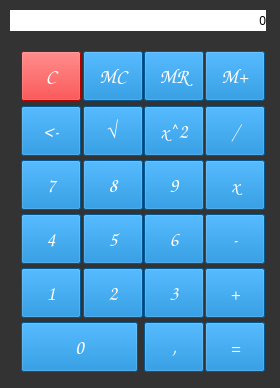
<?xml version="1.0" encoding="UTF-8"?>
<ui version="4.0">
 <class>MainWindow</class>
 <widget class="QMainWindow" name="MainWindow">
  <property name="geometry">
   <rect>
    <x>0</x>
    <y>0</y>
    <width>280</width>
    <height>388</height>
   </rect>
  </property>
  <property name="minimumSize">
   <size>
    <width>280</width>
    <height>388</height>
   </size>
  </property>
  <property name="maximumSize">
   <size>
    <width>280</width>
    <height>388</height>
   </size>
  </property>
  <property name="windowTitle">
   <string>MainWindow</string>
  </property>
  <property name="styleSheet">
   <string notr="true">background-color: #333333;</string>
  </property>
  <widget class="QWidget" name="centralWidget">
   <widget class="QWidget" name="gridLayoutWidget">
    <property name="geometry">
     <rect>
      <x>10</x>
      <y>40</y>
      <width>261</width>
      <height>341</height>
     </rect>
    </property>
    <layout class="QGridLayout" name="gridLayout">
     <item row="0" column="3">
      <widget class="QPushButton" name="b_mPlus">
       <property name="minimumSize">
        <size>
         <width>60</width>
         <height>50</height>
        </size>
       </property>
       <property name="maximumSize">
        <size>
         <width>60</width>
         <height>50</height>
        </size>
       </property>
       <property name="baseSize">
        <size>
         <width>0</width>
         <height>0</height>
        </size>
       </property>
       <property name="styleSheet">
        <string notr="true">background-color: rgb(0,122,204);
font-family: Comic sans MS;
font-size: 20px;
color: white;</string>
       </property>
       <property name="text">
        <string>M+</string>
       </property>
      </widget>
     </item>
     <item row="2" column="0">
      <widget class="QPushButton" name="b_seven">
       <property name="minimumSize">
        <size>
         <width>60</width>
         <height>50</height>
        </size>
       </property>
       <property name="maximumSize">
        <size>
         <width>60</width>
         <height>50</height>
        </size>
       </property>
       <property name="baseSize">
        <size>
         <width>0</width>
         <height>0</height>
        </size>
       </property>
       <property name="styleSheet">
        <string notr="true">background-color: rgb(0,122,204);
font-family: Comic sans MS;
font-size: 20px;
color: white;</string>
       </property>
       <property name="text">
        <string>7</string>
       </property>
      </widget>
     </item>
     <item row="1" column="2">
      <widget class="QPushButton" name="b_square">
       <property name="minimumSize">
        <size>
         <width>60</width>
         <height>50</height>
        </size>
       </property>
       <property name="maximumSize">
        <size>
         <width>60</width>
         <height>50</height>
        </size>
       </property>
       <property name="baseSize">
        <size>
         <width>0</width>
         <height>0</height>
        </size>
       </property>
       <property name="styleSheet">
        <string notr="true">background-color: rgb(0,122,204);
font-family: Comic sans MS;
font-size: 20px;
color: white;</string>
       </property>
       <property name="text">
        <string>x^2</string>
       </property>
      </widget>
     </item>
     <item row="2" column="2">
      <widget class="QPushButton" name="b_nine">
       <property name="minimumSize">
        <size>
         <width>60</width>
         <height>50</height>
        </size>
       </property>
       <property name="maximumSize">
        <size>
         <width>60</width>
         <height>50</height>
        </size>
       </property>
       <property name="baseSize">
        <size>
         <width>0</width>
         <height>0</height>
        </size>
       </property>
       <property name="styleSheet">
        <string notr="true">background-color: rgb(0,122,204);
font-family: Comic sans MS;
font-size: 20px;
color: white;</string>
       </property>
       <property name="text">
        <string>9</string>
       </property>
      </widget>
     </item>
     <item row="2" column="3">
      <widget class="QPushButton" name="b_multiply">
       <property name="minimumSize">
        <size>
         <width>60</width>
         <height>50</height>
        </size>
       </property>
       <property name="maximumSize">
        <size>
         <width>60</width>
         <height>50</height>
        </size>
       </property>
       <property name="baseSize">
        <size>
         <width>0</width>
         <height>0</height>
        </size>
       </property>
       <property name="styleSheet">
        <string notr="true">background-color: rgb(0,122,204);
font-family: Comic sans MS;
font-size: 20px;
color: white;</string>
       </property>
       <property name="text">
        <string>x</string>
       </property>
      </widget>
     </item>
     <item row="3" column="1">
      <widget class="QPushButton" name="b_five">
       <property name="minimumSize">
        <size>
         <width>60</width>
         <height>50</height>
        </size>
       </property>
       <property name="maximumSize">
        <size>
         <width>60</width>
         <height>50</height>
        </size>
       </property>
       <property name="baseSize">
        <size>
         <width>0</width>
         <height>0</height>
        </size>
       </property>
       <property name="styleSheet">
        <string notr="true">background-color: rgb(0,122,204);
font-family: Comic sans MS;
font-size: 20px;
color: white;</string>
       </property>
       <property name="text">
        <string>5</string>
       </property>
      </widget>
     </item>
     <item row="1" column="3">
      <widget class="QPushButton" name="b_divide">
       <property name="minimumSize">
        <size>
         <width>60</width>
         <height>50</height>
        </size>
       </property>
       <property name="maximumSize">
        <size>
         <width>60</width>
         <height>50</height>
        </size>
       </property>
       <property name="baseSize">
        <size>
         <width>0</width>
         <height>0</height>
        </size>
       </property>
       <property name="styleSheet">
        <string notr="true">background-color: rgb(0,122,204);
font-family: Comic sans MS;
font-size: 20px;
color: white;</string>
       </property>
       <property name="text">
        <string>/</string>
       </property>
      </widget>
     </item>
     <item row="0" column="2">
      <widget class="QPushButton" name="b_mRelease">
       <property name="minimumSize">
        <size>
         <width>60</width>
         <height>50</height>
        </size>
       </property>
       <property name="maximumSize">
        <size>
         <width>60</width>
         <height>50</height>
        </size>
       </property>
       <property name="baseSize">
        <size>
         <width>0</width>
         <height>0</height>
        </size>
       </property>
       <property name="styleSheet">
        <string notr="true">background-color: rgb(0,122,204);
font-family: Comic sans MS;
font-size: 20px;
color: white;</string>
       </property>
       <property name="text">
        <string>MR</string>
       </property>
      </widget>
     </item>
     <item row="3" column="2">
      <widget class="QPushButton" name="b_six">
       <property name="minimumSize">
        <size>
         <width>60</width>
         <height>50</height>
        </size>
       </property>
       <property name="maximumSize">
        <size>
         <width>60</width>
         <height>50</height>
        </size>
       </property>
       <property name="baseSize">
        <size>
         <width>0</width>
         <height>0</height>
        </size>
       </property>
       <property name="styleSheet">
        <string notr="true">background-color: rgb(0,122,204);
font-family: Comic sans MS;
font-size: 20px;
color: white;</string>
       </property>
       <property name="text">
        <string>6</string>
       </property>
      </widget>
     </item>
     <item row="2" column="1">
      <widget class="QPushButton" name="b_eight">
       <property name="minimumSize">
        <size>
         <width>60</width>
         <height>50</height>
        </size>
       </property>
       <property name="maximumSize">
        <size>
         <width>60</width>
         <height>50</height>
        </size>
       </property>
       <property name="baseSize">
        <size>
         <width>0</width>
         <height>0</height>
        </size>
       </property>
       <property name="styleSheet">
        <string notr="true">background-color: rgb(0,122,204);
font-family: Comic sans MS;
font-size: 20px;
color: white;</string>
       </property>
       <property name="text">
        <string>8</string>
       </property>
      </widget>
     </item>
     <item row="3" column="3">
      <widget class="QPushButton" name="b_minus">
       <property name="minimumSize">
        <size>
         <width>60</width>
         <height>50</height>
        </size>
       </property>
       <property name="maximumSize">
        <size>
         <width>60</width>
         <height>50</height>
        </size>
       </property>
       <property name="baseSize">
        <size>
         <width>0</width>
         <height>0</height>
        </size>
       </property>
       <property name="styleSheet">
        <string notr="true">background-color: rgb(0,122,204);
font-family: Comic sans MS;
font-size: 20px;
color: white;</string>
       </property>
       <property name="text">
        <string>-</string>
       </property>
      </widget>
     </item>
     <item row="0" column="0">
      <widget class="QPushButton" name="b_clear">
       <property name="minimumSize">
        <size>
         <width>60</width>
         <height>50</height>
        </size>
       </property>
       <property name="maximumSize">
        <size>
         <width>60</width>
         <height>50</height>
        </size>
       </property>
       <property name="baseSize">
        <size>
         <width>0</width>
         <height>0</height>
        </size>
       </property>
       <property name="styleSheet">
        <string notr="true">background-color: rgb(255,0,0);
font-family: Comic sans MS;
font-size: 20px;
color: white;</string>
       </property>
       <property name="text">
        <string>C</string>
       </property>
       <property name="flat">
        <bool>false</bool>
       </property>
      </widget>
     </item>
     <item row="4" column="0">
      <widget class="QPushButton" name="b_one">
       <property name="minimumSize">
        <size>
         <width>60</width>
         <height>50</height>
        </size>
       </property>
       <property name="maximumSize">
        <size>
         <width>60</width>
         <height>50</height>
        </size>
       </property>
       <property name="baseSize">
        <size>
         <width>0</width>
         <height>0</height>
        </size>
       </property>
       <property name="styleSheet">
        <string notr="true">background-color: rgb(0,122,204);
font-family: Comic sans MS;
font-size: 20px;
color: white;
</string>
       </property>
       <property name="text">
        <string>1</string>
       </property>
      </widget>
     </item>
     <item row="4" column="2">
      <widget class="QPushButton" name="b_three">
       <property name="minimumSize">
        <size>
         <width>60</width>
         <height>50</height>
        </size>
       </property>
       <property name="maximumSize">
        <size>
         <width>60</width>
         <height>50</height>
        </size>
       </property>
       <property name="baseSize">
        <size>
         <width>0</width>
         <height>0</height>
        </size>
       </property>
       <property name="styleSheet">
        <string notr="true">background-color: rgb(0,122,204);
font-family: Comic sans MS;
font-size: 20px;
color: white;</string>
       </property>
       <property name="text">
        <string>3</string>
       </property>
      </widget>
     </item>
     <item row="1" column="1">
      <widget class="QPushButton" name="b_squareRoot">
       <property name="minimumSize">
        <size>
         <width>60</width>
         <height>50</height>
        </size>
       </property>
       <property name="maximumSize">
        <size>
         <width>60</width>
         <height>50</height>
        </size>
       </property>
       <property name="baseSize">
        <size>
         <width>0</width>
         <height>0</height>
        </size>
       </property>
       <property name="styleSheet">
        <string notr="true">background-color: rgb(0,122,204);
font-family: Comic sans MS;
font-size: 20px;
color: white;</string>
       </property>
       <property name="text">
        <string>√</string>
       </property>
      </widget>
     </item>
     <item row="3" column="0">
      <widget class="QPushButton" name="b_four">
       <property name="minimumSize">
        <size>
         <width>60</width>
         <height>50</height>
        </size>
       </property>
       <property name="maximumSize">
        <size>
         <width>60</width>
         <height>50</height>
        </size>
       </property>
       <property name="baseSize">
        <size>
         <width>0</width>
         <height>0</height>
        </size>
       </property>
       <property name="styleSheet">
        <string notr="true">background-color: rgb(0,122,204);
font-family: Comic sans MS;
font-size: 20px;
color: white;</string>
       </property>
       <property name="text">
        <string>4</string>
       </property>
      </widget>
     </item>
     <item row="1" column="0">
      <widget class="QPushButton" name="b_oneBack">
       <property name="minimumSize">
        <size>
         <width>60</width>
         <height>50</height>
        </size>
       </property>
       <property name="maximumSize">
        <size>
         <width>60</width>
         <height>50</height>
        </size>
       </property>
       <property name="baseSize">
        <size>
         <width>0</width>
         <height>0</height>
        </size>
       </property>
       <property name="styleSheet">
        <string notr="true">background-color: rgb(0,122,204);
font-family: Comic sans MS;
font-size: 20px;
color: white;</string>
       </property>
       <property name="text">
        <string>&lt;-</string>
       </property>
      </widget>
     </item>
     <item row="4" column="1">
      <widget class="QPushButton" name="b_two">
       <property name="minimumSize">
        <size>
         <width>60</width>
         <height>50</height>
        </size>
       </property>
       <property name="maximumSize">
        <size>
         <width>60</width>
         <height>50</height>
        </size>
       </property>
       <property name="baseSize">
        <size>
         <width>0</width>
         <height>0</height>
        </size>
       </property>
       <property name="styleSheet">
        <string notr="true">background-color: rgb(0,122,204);
font-family: Comic sans MS;
font-size: 20px;
color: white;</string>
       </property>
       <property name="text">
        <string>2</string>
       </property>
      </widget>
     </item>
     <item row="4" column="3">
      <widget class="QPushButton" name="b_plus">
       <property name="minimumSize">
        <size>
         <width>60</width>
         <height>50</height>
        </size>
       </property>
       <property name="maximumSize">
        <size>
         <width>60</width>
         <height>50</height>
        </size>
       </property>
       <property name="baseSize">
        <size>
         <width>0</width>
         <height>0</height>
        </size>
       </property>
       <property name="styleSheet">
        <string notr="true">background-color: rgb(0,122,204);
font-family: Comic sans MS;
font-size: 20px;
color: white;</string>
       </property>
       <property name="text">
        <string>+</string>
       </property>
      </widget>
     </item>
     <item row="5" column="0" colspan="2">
      <widget class="QPushButton" name="b_zero">
       <property name="minimumSize">
        <size>
         <width>60</width>
         <height>50</height>
        </size>
       </property>
       <property name="maximumSize">
        <size>
         <width>130</width>
         <height>50</height>
        </size>
       </property>
       <property name="baseSize">
        <size>
         <width>0</width>
         <height>0</height>
        </size>
       </property>
       <property name="styleSheet">
        <string notr="true">background-color: rgb(0,122,204);
font-family: Comic sans MS;
font-size: 20px;
color: white;</string>
       </property>
       <property name="text">
        <string>0</string>
       </property>
      </widget>
     </item>
     <item row="5" column="2">
      <widget class="QPushButton" name="b_comma">
       <property name="minimumSize">
        <size>
         <width>60</width>
         <height>50</height>
        </size>
       </property>
       <property name="maximumSize">
        <size>
         <width>60</width>
         <height>50</height>
        </size>
       </property>
       <property name="baseSize">
        <size>
         <width>0</width>
         <height>0</height>
        </size>
       </property>
       <property name="styleSheet">
        <string notr="true">background-color: rgb(0,122,204);
font-family: Comic sans MS;
font-size: 20px;
color: white;</string>
       </property>
       <property name="text">
        <string>,</string>
       </property>
      </widget>
     </item>
     <item row="5" column="3">
      <widget class="QPushButton" name="b_equal">
       <property name="minimumSize">
        <size>
         <width>60</width>
         <height>50</height>
        </size>
       </property>
       <property name="maximumSize">
        <size>
         <width>60</width>
         <height>50</height>
        </size>
       </property>
       <property name="baseSize">
        <size>
         <width>0</width>
         <height>0</height>
        </size>
       </property>
       <property name="styleSheet">
        <string notr="true">background-color: rgb(0,122,204);
font-family: Comic sans MS;
font-size: 20px;
color: white;</string>
       </property>
       <property name="text">
        <string>=</string>
       </property>
      </widget>
     </item>
     <item row="0" column="1">
      <widget class="QPushButton" name="b_mClear">
       <property name="minimumSize">
        <size>
         <width>60</width>
         <height>50</height>
        </size>
       </property>
       <property name="maximumSize">
        <size>
         <width>60</width>
         <height>50</height>
        </size>
       </property>
       <property name="baseSize">
        <size>
         <width>0</width>
         <height>0</height>
        </size>
       </property>
       <property name="styleSheet">
        <string notr="true">background-color: rgb(0,122,204);
font-family: Comic sans MS;
font-size: 20px;
color: white;</string>
       </property>
       <property name="text">
        <string>MC</string>
       </property>
      </widget>
     </item>
    </layout>
   </widget>
   <widget class="QLabel" name="screen">
    <property name="enabled">
     <bool>true</bool>
    </property>
    <property name="geometry">
     <rect>
      <x>10</x>
      <y>10</y>
      <width>256</width>
      <height>21</height>
     </rect>
    </property>
    <property name="minimumSize">
     <size>
      <width>256</width>
      <height>21</height>
     </size>
    </property>
    <property name="maximumSize">
     <size>
      <width>256</width>
      <height>21</height>
     </size>
    </property>
    <property name="styleSheet">
     <string notr="true">background-color: white;</string>
    </property>
    <property name="text">
     <string>0</string>
    </property>
    <property name="alignment">
     <set>Qt::AlignRight|Qt::AlignTrailing|Qt::AlignVCenter</set>
    </property>
   </widget>
  </widget>
 </widget>
 <layoutdefault spacing="6" margin="11"/>
 <resources/>
 <connections/>
</ui>
